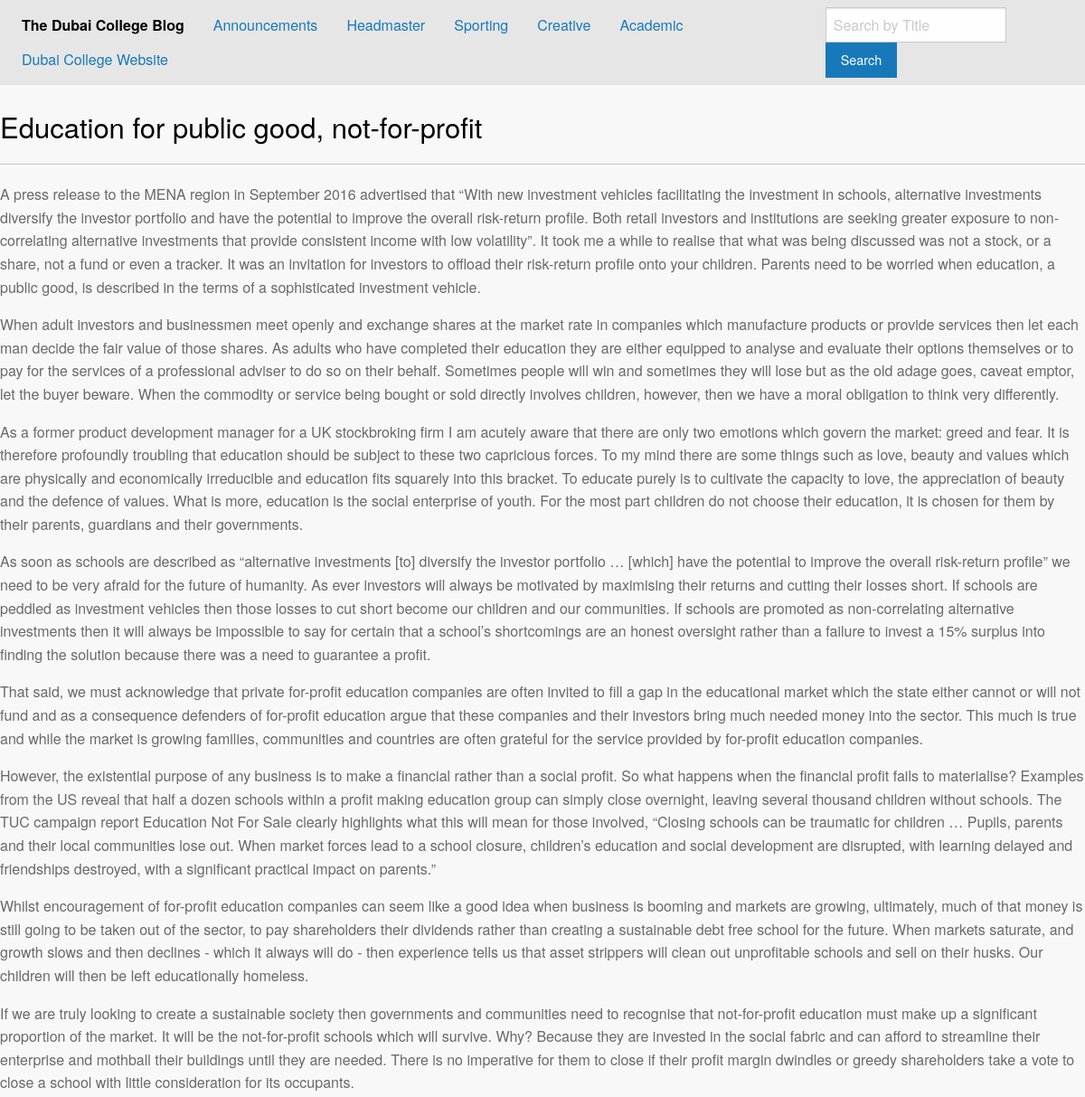
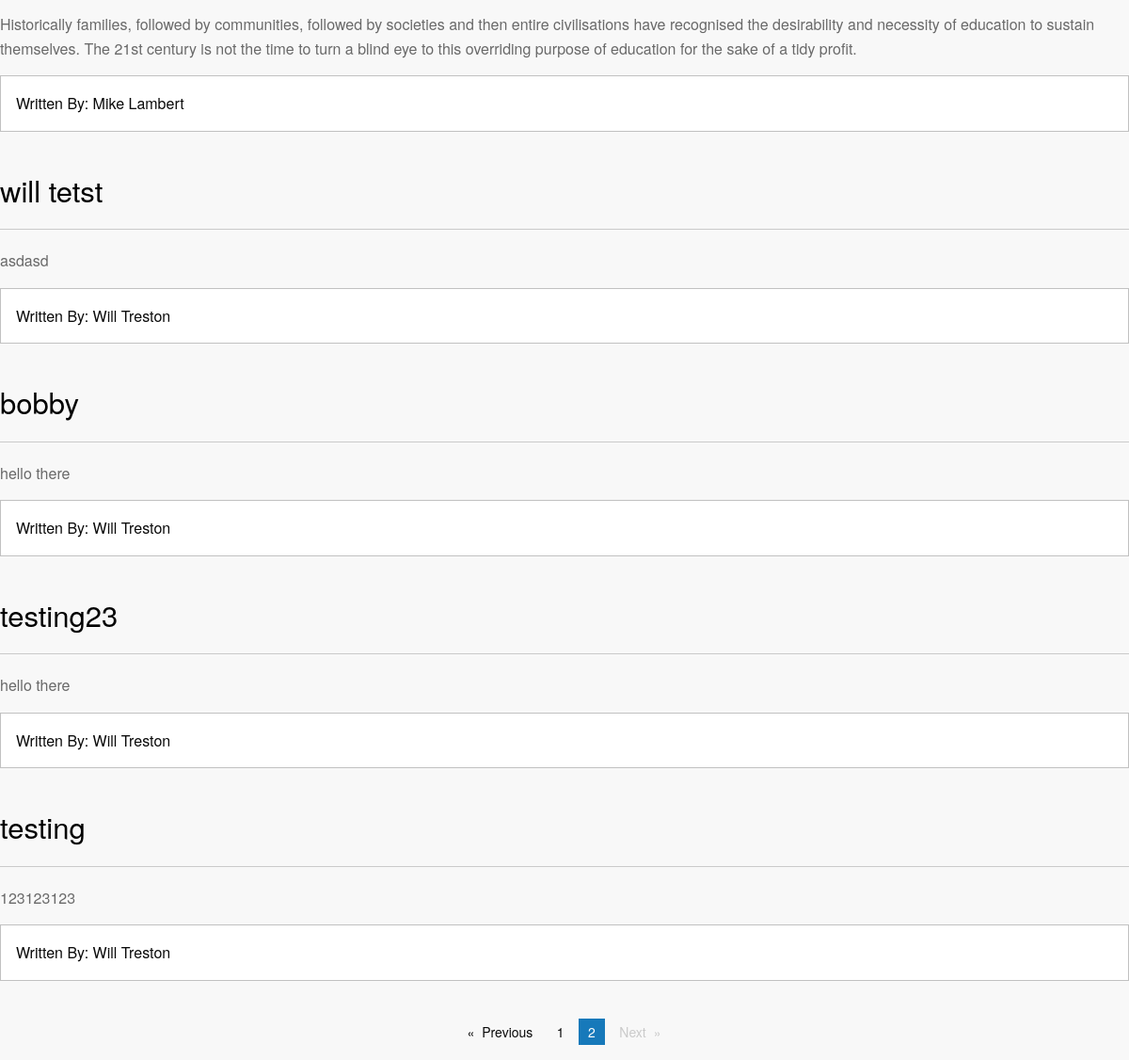
Screenshot of /?page=2 with the database file from the repository (2 pictures, top to bottom).
### posts/models.py (models this page shows, shortened)
class Post(models.Model):
    post_title = models.CharField(max_length = 120)
    post_content = models.TextField()
    last_updated = models.DateTimeField(auto_now=True, auto_now_add=False)
    post_date = models.DateField(auto_now=False, auto_now_add=True)
    post_date_time = models.DateTimeField(auto_now=False, auto_now_add=True)
    post_image = models.FileField(upload_to=upload_location, null=True, blank=True) #Attachment, related_name = 'files',
    post_author = models.ForeignKey(settings.AUTH_USER_MODEL, null=True, blank=True, default=1)
    def get_absolute_url(self):
        return reverse("posts:post_display", kwargs= {'post_id': self.id})

### posts/views.py (the view)
# urls.py: url(r'^$', post_timeline, name = "post_timeline"),
def post_timeline(request):
    object_list = Post.objects.all().order_by("-post_date_time")
    search_req = request.GET.get("search")
    if search_req:
        object_list = object_list.filter(
            Q(post_title__contains=search_req)|
            Q(post_author__username__contains=search_req)
            )
    page = request.GET.get('page')
    paginator = Paginator(object_list, 7)
    try:
        object_list = paginator.page(page)
    except PageNotAnInteger:
        object_list = paginator.page(1)
    except EmptyPage:
        object_list = paginator.page(paginator.num_pages)
    context = {
        "object_list": object_list,
        "title": "Timeline",
    }
    return render(request, "post_timeline.html", context)

### templates/post_timeline.html (shortened to what this page needs)
{% extends "base.html" %}
{% block content %}
<div data-sticky-container id="navbar">
<div class="top-bar" data-sticky data-options="marginTop:0;" style="width:100%" data-top-anchor="navbar-top" data-btm-anchor="posts:bottom">
  <div class="top-bar-left">
    <ul class="dropdown menu" data-dropdown-menu>
      <li><a href="/"><b><font color="Black">The Dubai College Blog</font></b></a></li>
      <li><a href="?search=Announcements#navbar">Announcements</a></li>
      <li><a href="?search=Headmaster#navbar">Headmaster</a></li>
      <li><a href="?search=Sporting#navbar">Sporting</a></li>
      <li><a href="?search=Creative#navbar">Creative</a></li>
      <li><a href="?search=Academic#navbar">Academic</a></li>
      <li><a href="http://www.dubaicollege.org">Dubai College Website</a></li>
    </ul>
  </div>
  <form method='GET' action=''>
  <div class="top-bar-right">
    <ul class="menu">
      <li><input type="search" name='search' value='{{ request.GET.search }}' placeholder="Search by Title"></li>
      <li><button type="button submit" class="button">Search</button></li>
    </ul>
  </div>
  </form>
</div>
</div>
<br>
<div id="posts" class="row medium-8 large-7 columns">
{% for i in object_list %}
<a href="{{i.get_absolute_url }}" style="color:dimgrey; text-decoration:none">
      <div class="blog-post">
        <h3 style="color: black;">{{ i.post_title }}</h3>
        <hr>
        <p>{{ i.post_content|linebreaks }}</p>
        {% if i.post_author.get_full_name %}
        <div class="callout">
          <ul class="menu simple">
            <li>Written By: {{ i.post_author.get_full_name }}</li>
          </ul>
        </div>
        {% endif %}
</a>
<br>
{% endfor %}
</div>
<div>
<ul class="pagination text-center" role="navigation" aria-label="Pagination">
  {% if object_list.has_previous %}
  <li class="pagination-previous"><a href="?page={{ object_list.previous_page_number }}{% if request.GET.q %}&search={{ request.GET.search }}{% endif %}">Previous</a></li>
  {% else %}
  <li class="pagination-previous disabled">Previous</li>
  {% endif %}
  {% if object_list.has_previous %}
  <li><a href="?page={{ object_list.previous_page_number }}{% if request.GET.search %}&search={{ request.GET.search }}{% endif %}" aria-label="Page 2">{{ object_list.previous_page_number }}</a></li>
  {% endif %}
  <li class="current"><span class="show-for-sr">You're on page</span>{{ object_list.number }}</li>
  {% if object_list.has_next %}
  <li class="pagination-next"><a href="?page={{ object_list.next_page_number }}" aria-label="Next page">Next</a></li>
  {% else %}
  <li class="pagination-next disabled">Next</li>
  {% endif %}
</ul>
</div>
{% endblock content %}

### static/css/base.css (style rules this page uses)
body { background-color: #F8F8F8; margin: 0px; padding: 0px; }

### rows the page displays
Post: post_title "Education for public good, not-for-profit", post_content "A press release to the MENA region in September 2016 advertised that “With new investment vehicles facilitating the investment in schools, alternative investments diversify the investor portfolio and have the potential to improve the overall risk-return profile. Both retail investors and institutions are seeking greater exposure to non-correlating alternative investments that provide consistent income with low volatility”. It took me a while to realise that what was being discussed was not a stock, or a share, not a fund or even a tracker. It was an invitation for investors to offload their risk-return profile onto your children. Parents need to be worried when education, a public good, is…", post_author.get_full_name "Mike Lambert"
Post: post_title "will tetst", post_content "asdasd", post_author.get_full_name "Will Treston"
Post: post_title "bobby", post_content "hello there", post_author.get_full_name "Will Treston"
Post: post_title "testing23", post_content "hello there", post_author.get_full_name "Will Treston"
Post: post_title "testing", post_content "123123123", post_author.get_full_name "Will Treston"

### other values shown
{{ object_list.previous_page_number }} "1"
{{ object_list.number }} "2"
